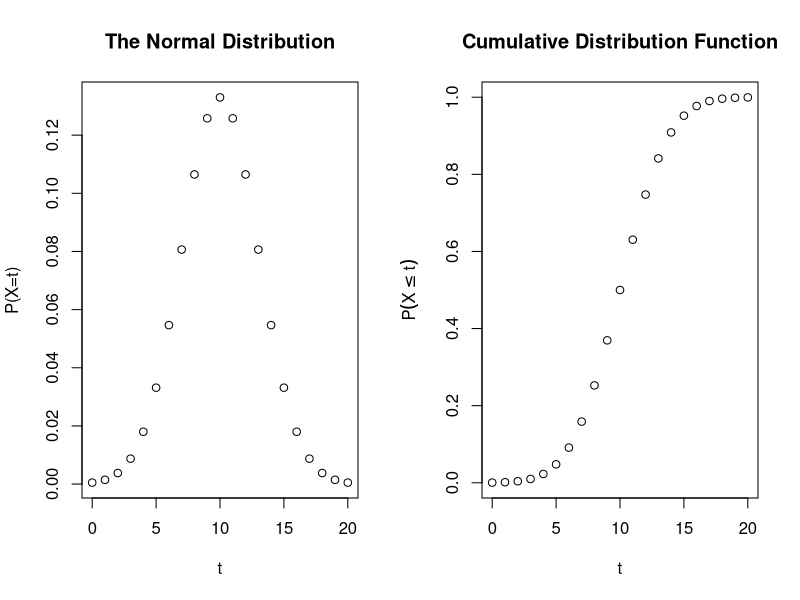

Reproduce this figure in R.
## ---- chunk 1
knitr::opts_chunk$set(echo = TRUE)
## ---- chunk 2
# create input parameters
t=seq(0,20,1); mu=10;sd=3

## ---- chunk 3
#calculating probability mass distribution and cumulative distribution
pmval=dnorm(t,mean = mu,sd=sd)
pmval
## ---- chunk 4
#calculating cumulative density
cdval=pnorm(t,mean = mu,sd=sd)
cdval
## ---- chunk 5
par(mfrow=c(1,2))
plot(t,pmval,xlab="t",ylab="P(X=t)", main="The Normal Distribution")
plot(t,cdval,xlab="t",ylab=expression(P(X<=t)),main="Cumulative Distribution Function")

